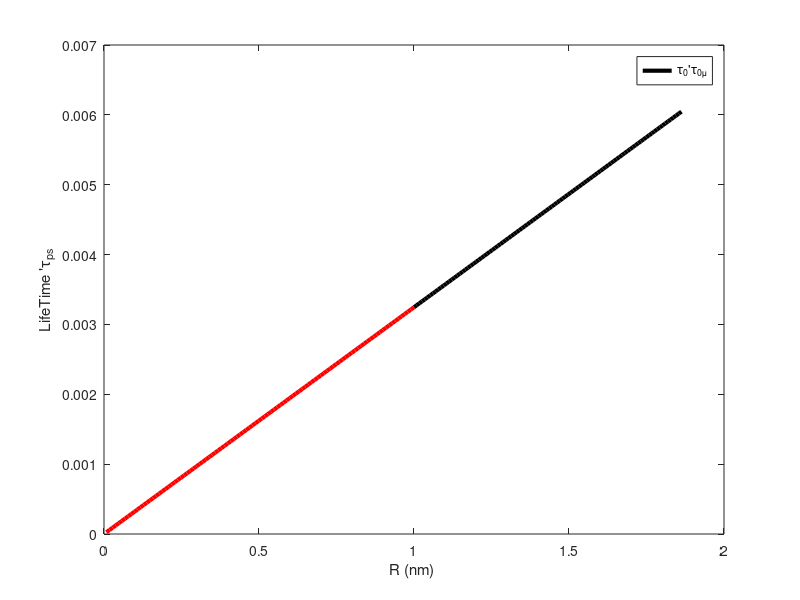

Source code (MATLAB): (Note: this script raises an error after producing the figure.)
clear
clc


mp = 1.672623e-21;
m0 = 9.1093837e-31;
mpu = 1836 * m0;
e0 = 1.60217663e-19;
hbar = 1.054571817e-34;
h = 6.626e-34;
m0u = m0 * 206.7682830;
c = 299792458;
nano = 1e9;
pi= 3.142;
eps0 = 8.85418782e-12;
%%%%%%%%%%%%%%%%%%%%%%%%%%%%%%%%%%%%%%%%%%%%%%%%%%%%
%%%%   band parameters
%%%%%%%%%%%%%%%%%%%%%%%%%%%%%%%%%%%%%%%%%%%%%%%%%%%
meBN = 0.26*m0;
epsBN = 7.1;
mhBN = 0.90*m0;
%%%%%%% electron and hole mass when using muon %%%%%%
%%%% electron %%%%
meBNu = meBN*206;
%%%% hole %%%%%
mhBNu = meBN*1836;
%%%%%%%%%% reduced mass in free space%%%%%%%%
mr0 = (m0*mp)/(m0+mp);
mr0u = 186*m0;
%%%%%%%%%%% bohr radii in free space%%%%%%%%
a0 = (4*pi*eps0*hbar^2)/(mr0*e0^2);
a0u = (4*pi*eps0*hbar^2)/(mr0u*e0^2);
%%%%%%%%%%% Energy in free space%%%%%%%%%%%%
E0 = (mr0*e0^4)/(8*eps0^2*h^2);
E0u = (mr0u*e0^4)/(8*eps0^2*h^2);
%%%%%%%%%% calculating reduced mass electronic hydrohen %%%%%%
mrBN = (meBN * mhBN)/(meBN + mhBN);
%%%%%% mr for electrons %%%%%%%%%%
mrBNe = mrBN ;
%%%%%%%%%% calculating reduced mass muonic hydrogen %%%%%%
mruBN = (meBNu * mhBNu)/(meBNu + mhBNu);
%%%%%%%%%% mr for muon%%%%%%
mrBNu = mruBN ;
%%%%%%% calculating electron bohr radius a0e  %%%%%%%
a0eBN = (4*pi*eps0*epsBN*hbar^2)/(mrBNe*e0^2);
%%%%%%%% calculating muon bohr radius a0u %%%%%%%%%
a0uBN = (4*pi*eps0*epsBN*hbar^2)/(mrBNu*e0^2);
%%%%%%%%%%%%% calculating ground state rydberg energy E0 %%%%%%%%%%%%
%%%%%%%%%% for electron E0e %%%%%%%%%%%%%%
E0eBN = (hbar^2)/(2*mrBNe*a0eBN^2); 
%%%%%%%%%% for muon E0u %%%%%%%%%%%%%%%%%
E0uBN = (hbar^2)/(2*mrBNu*a0uBN^2);
%%%%%%%%%%%% R for electron %%%%%%%%
ReBN = linspace(1e-9,a0eBN,100);
%%%%%%%%%%% R for muon %%%%%%%%
RuBN = linspace(1e-9,a0uBN,100);
%%%%%%%%%% E0eRe for electron %%%%%%
E0eReBN = E0eBN .* (a0eBN./ReBN).^2;
%%%%%%%%%% E0uRu for muon %%%%%%
E0uRuBN = E0uBN .* (a0uBN./RuBN).^2;

%plot(ReBN*1e9,E0eReBN/e0,'black', 'LineWidth',3);hold on
%plot(RuBN*1e9,E0uRuBN/e0,'r','LineWidth',3)
%ylabel('Confinement Energy (eV)')
%xlabel('R (nm) ')
%legend('E_0''E_0_\mu')

%%%%%%% tau in material%%%%%
tauBNe = (ReBN * mrBNe)./sqrt(2*mrBNe*E0eBN);
tauBNu = (RuBN * mrBNu)./sqrt(2*mrBNu*E0uBN);

%%%%plot for tau in material%%%
plot (ReBN*1e9,tauBNe*1e12, 'black', 'LineWidth',3);hold on
plot (RuBN*1e9,tauBNu*1e12, 'r', 'LineWidth',3)
ylabel('LifeTime ''\tau_p_s')
xlabel('R (nm) ')
legend('\tau_0''\tau_0_\mu')

goodplot
